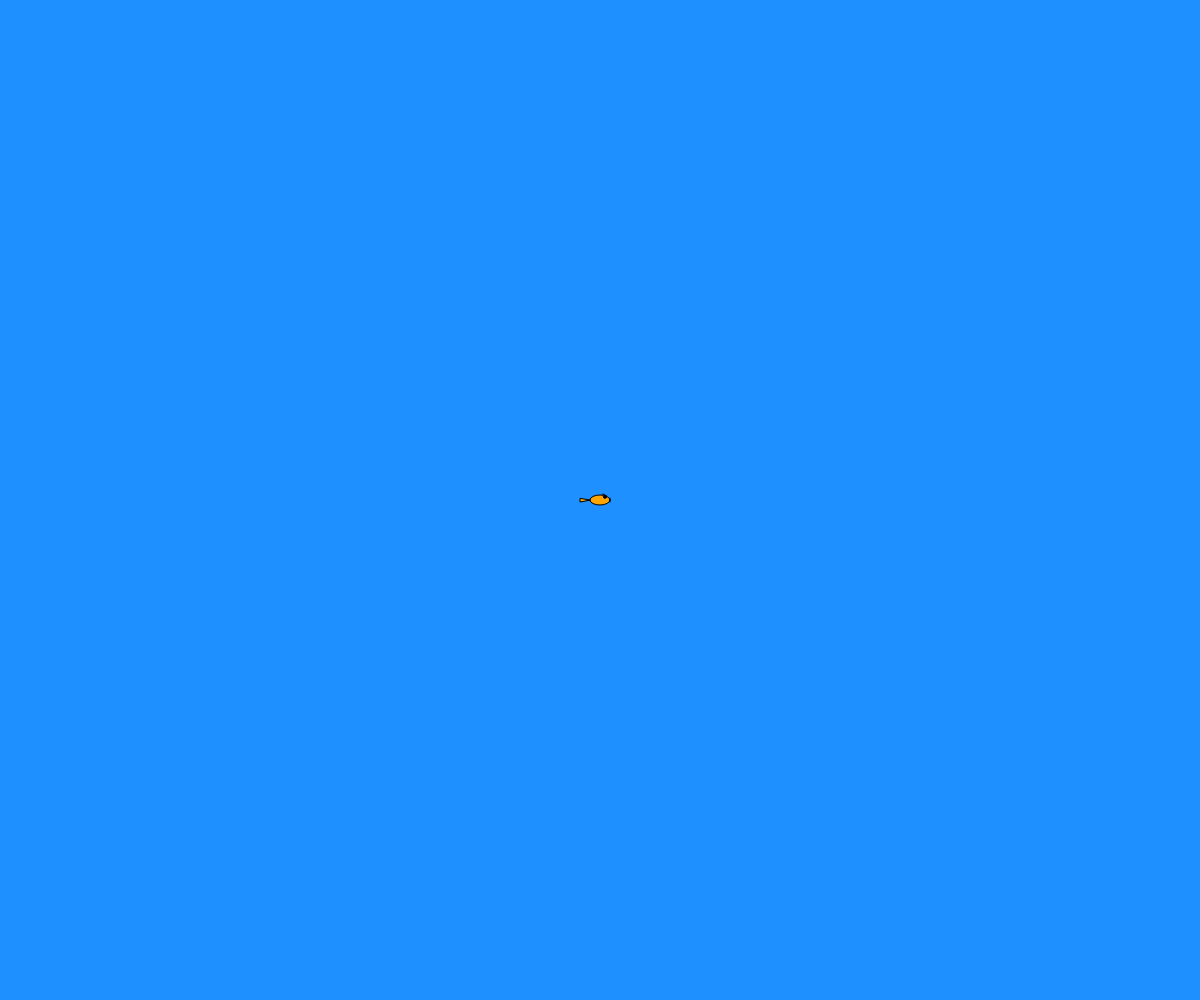
Frame 1 (no input)
Frame 60 (no input): identical to frame 1, image omitted
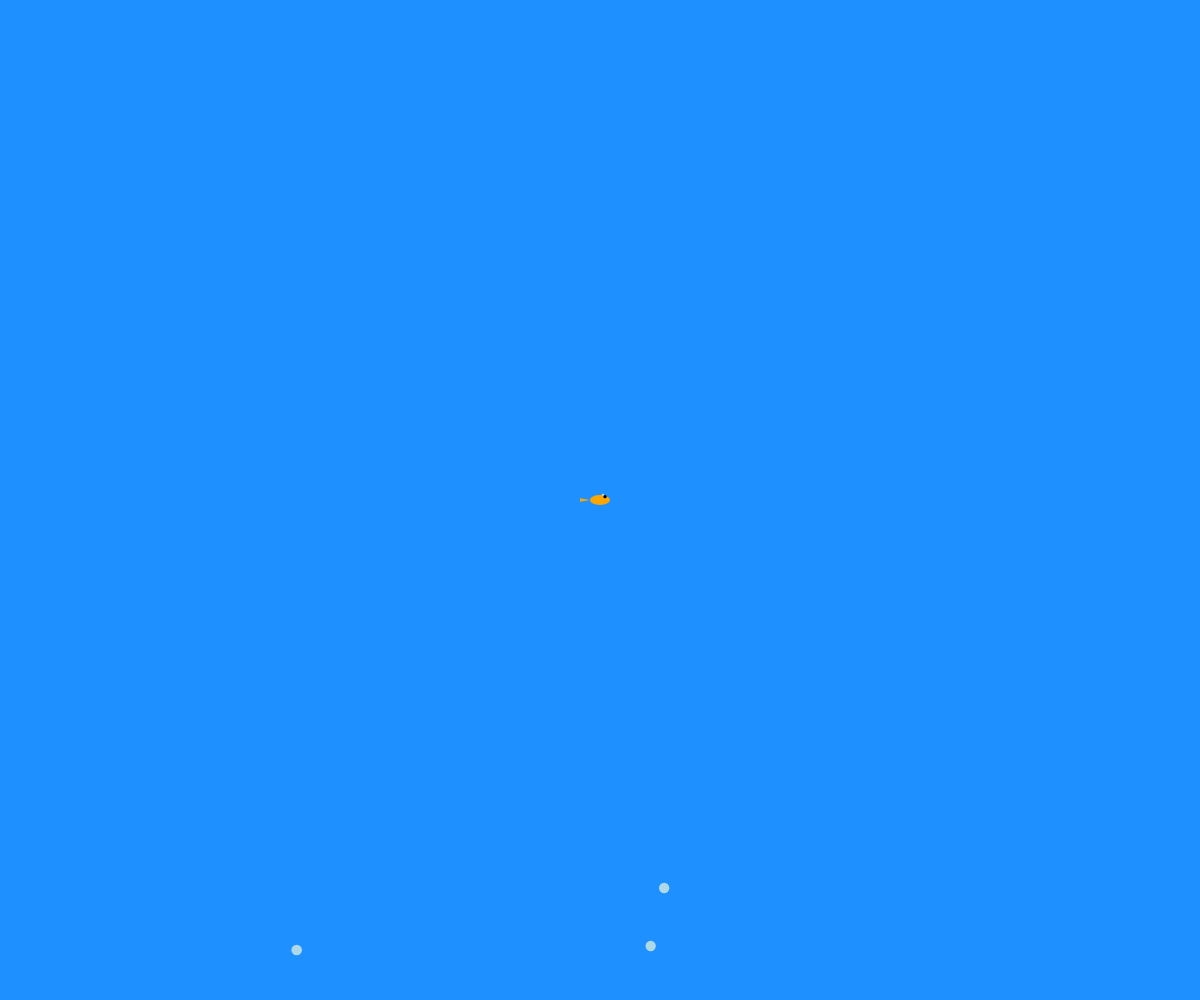
Frame 120 (the mouse pressed at the canvas centre since frame 60)

The p5.js sketch that drew these frames (run headless with seeded random() and noise() and a simulated clock; from frame 60 on, the mouse is pressed at the canvas centre):

// p5.js sketch
// ── sketch.js
// Fish love bubbles
// Hosain Javadi
// March 4th, 2025
//
// Extra for Experts:
// - describe what you did to take this project "above and beyond"


let fish; // initializing global variables
let bubbles = []; // the bubbles variable needed to be array because I will randomly spawn bubbles. the list is empty and I randomly insert bubbles to the list.

function setup() {
  createCanvas(windowWidth, windowHeight);
  fish = new Fish();
}

function draw() {
  background(30, 144, 255); // ocean like color
  
  fish.move();// fish is a class so the function of move annd display is being called from class 'fish'
  fish.display();
  
  if (random(1) < 0.03) { // this if statement put a condition if the random number that is being pick is less than 0.03. the number is that small because the refresh rate of the website is a big number. which make the probablity of the bubbes being spawned still a lot.
    bubbles.push(new Bubble());// adds a bubble to the bubble list
  }
  
  for (let i = bubbles.length - 1; i >= 0; i--) { // the i-- thing I found it in overflow stack. it basically manages indexing problem becasue the fish eats a random bubble or a random bubble disapears at the top of the screen. the loop starts from the end to not miscalculate the indicies. 
    bubbles[i].move(); // it calls move and display function from class bubbles
    bubbles[i].display();
    
    if (fish.eats(bubbles[i])) { // calls out if fish is touching the bubble
      bubbles.splice(i, 1); // splice: remove the item from list in the exact index and 1 stands for how many item to remove
      fish.grow(); // calls the function from the class
      fish.openMouth();
    } else if (bubbles[i].isGone()) { // calls out ifthe bubble is disappears
      bubbles.splice(i, 1);
    }
  }
}

class Fish { // initializing in class variables
  constructor() {
    this.x = width / 2;
    this.y = height / 2;
    this.size = 20;
    this.speed = 5;
    this.direction = 1;
    this.mouthOpen = false;
  }
  
  move() { // movement function. I didn't use else if because sometimes the user will press two different keys simultaneously
    if (keyIsDown(LEFT_ARROW)) {
      this.x -= this.speed;
      this.direction = -1;
    }
    if (keyIsDown(RIGHT_ARROW)) {
      this.x += this.speed;
      this.direction = 1;
    }
    if (keyIsDown(UP_ARROW)) {
      this.y -= this.speed;
    }
    if (keyIsDown(DOWN_ARROW)) {
      this.y += this.speed;
    }
    
    this.x = constrain(this.x, 0, width); // these lines put a frame that fish can not get out
    this.y = constrain(this.y, 0, height);
  }
  
  display() {
    fill(255, 165, 0);
    push();
    translate(this.x, this.y);
    scale(this.direction, 1); // flips the fish horizontally but keeps it vertically the same
    ellipse(0, 0, this.size, this.size / 2); // body
    triangle(-this.size / 2, 0, -this.size, -this.size / 12, -this.size, this.size / 12); //tail
    fill(0);
    ellipse(this.size / 4, -this.size / 6, this.size / 6, this.size / 6); // Eye
    fill(255);
    ellipse(this.size / 4 - 2, -this.size / 6 - 2, this.size / 12, this.size / 12); // Eye reflection
    fill(0);
    if (this.mouthOpen) {
      ellipse(this.size / 2, 0, this.size / 5, this.size / 5); //mouth
    } else {
      line(this.size / 2, -2, this.size / 2, 2);
    }
    pop();
  }
  
  eats(bubble) {
    let d = dist(this.x, this.y, bubble.x, bubble.y); // dist stands for distance between x1,y1 and x2,y2
    return d < this.size / 2 + bubble.size / 2; // return true if they're close enough
  }
  
  grow() {
    this.size += 2;
  }
  
  openMouth() {
    this.mouthOpen = true;
    setTimeout(() => this.mouthOpen = false, 200); // setTimeout sets a timer
  }
}

class Bubble {
  constructor() {
    this.x = random(width);
    this.y = height;
    this.size = random(10, 20);
    this.alpha = 255;
  }
  
  move() {
    this.y -= 2; // goes up by 2 px per frame
    if (this.y < 0) {
      this.alpha -= 5; // gradually the bubble fades
    }
  }
  
  display() {
    fill(173, 216, 230, this.alpha); // the fourth option means opacity
    noStroke();
    ellipse(this.x, this.y, this.size);
  }
  
  isGone() {
    return this.alpha <= 0; // when alpha is less or equal 0 returns true which tells the program that the bubbles are faded. 
  }
}
